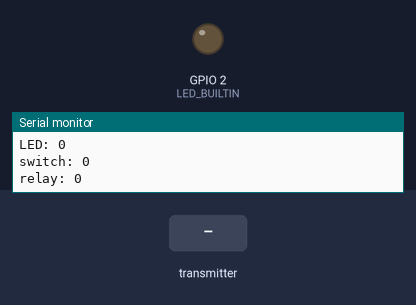
Bench run of a sketch on a simulated ESP8266 (NodeMCU). Shown: output pins drawn as LEDs (lit = HIGH, except the on-board LED, lit = LOW), the last lines printed to the serial monitor. The inputs (shaded band) are chosen by the test bench.

Above: at 1.2 s.
1.3 s: the transmitter starts sending SwitchClosed = 1
At 3.2 s:
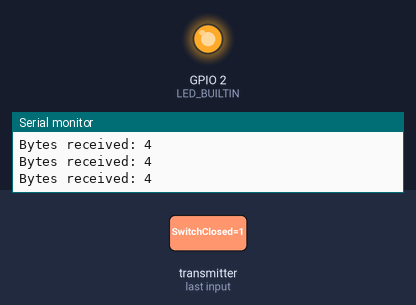
Timing chart, 0 to 9.5 s (numbered marks = the images above; inputs shaded):
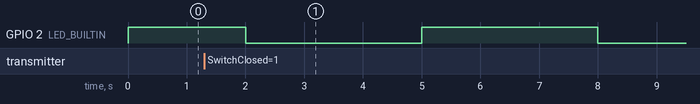

Measured:
- after the input at 1.3 s, GPIO 2 (LED_BUILTIN): HIGH → LOW after 0.70 s, → HIGH 3.0 s later, → LOW 3.0 s later

The sketch:

01_ESP_ESPNow_Two_way_Receive_Switch_Send_Open_Relay.ino
```cpp
// (licence header left out)
#include <ESP8266WiFi.h>
#include <espnow.h>
#include "LEDOn.h"
#include "slaveMAC.h"

// REPLACE WITH THE MAC Address of your receiver


// Define variables to store data to be sent
bool SwitchOn = false;
bool RelayOn = false;
bool LEDSwitchOn = false;


// Define variables to store incoming readings
bool incomingSwitch;
bool incomingRelay;
bool incomingLED;


// Updates  readings every 1 seconds
const long interval = 1000;
unsigned long previousMillis = 0;    // will store last time DHT was updated

// Variable to store if sending data was successful
String success;


// Callback when data is sent
void OnDataSent(uint8_t *mac_addr, uint8_t sendStatus) {
  Serial.print("Last Packet Send Status: ");
  if (sendStatus == 0){
    Serial.println("Delivery success");
  }
  else{
    Serial.println("Delivery fail");
  }
}

// Callback when data is received
void OnDataRecv(uint8_t * mac, uint8_t *incomingData, uint8_t len) {
  memcpy(&receivedData, incomingData, sizeof(receivedData));
  Serial.print("Bytes received: ");
  Serial.println(len);
  incomingSwitch = receivedData.SwitchClosed;
  incomingRelay = receivedData.activateRelay;
  incomingLED = receivedData.LedOn;
}


void printIncomingReadings(){
  // Display Readings in Serial Monitor
  Serial.println("INCOMING READINGS");
  Serial.print("LED: ");
  Serial.println(incomingLED);
  Serial.print("switch: ");
  Serial.println(incomingSwitch);
  Serial.print("relay: ");
  Serial.println(incomingRelay);
}

void setup() {
  // Init Serial Monitor
  Serial.begin(115200);


  // Set device as a Wi-Fi Station
  WiFi.mode(WIFI_STA);
  WiFi.disconnect();

  // Init ESP-NOW
  if (esp_now_init() != 0) {
    Serial.println("Error initializing ESP-NOW");
    return;
  }

  // Set ESP-NOW Role
  esp_now_set_self_role(ESP_NOW_ROLE_COMBO);

  // Once ESPNow is successfully Init, we will register for Send CB to
  // get the status of Trasnmitted packet
  esp_now_register_send_cb(OnDataSent);

  // Register peer
  esp_now_add_peer(ESP01n4, ESP_NOW_ROLE_COMBO, 1, NULL, 0);

  // Register for a callback function that will be called when data is received
  esp_now_register_recv_cb(OnDataRecv);

   //define input -outputs
  pinMode(LED_BUILTIN, OUTPUT);
  digitalWrite(LED_BUILTIN, HIGH);
}

void loop() {
  unsigned long currentMillis = millis();
  if (currentMillis - previousMillis >= interval) {
    // save the last time you updated the DHT values
    previousMillis = currentMillis;
/*
    LEDSwitchOn =  true;
    sentData.LedOn = LEDSwitchOn;
    // Send message via ESP-NOW
    esp_now_send(ESP01n4, (uint8_t *) &sentData, sizeof(sentData));
*/

    if
     ( incomingSwitch == true)
      {digitalWrite(LED_BUILTIN, LOW );
     delay(3000);
    //  LEDSwitchOn =  true;
     digitalWrite(LED_BUILTIN, HIGH);
     sentData.deactivateRelay = true;
    // Send message via ESP-NOW
    esp_now_send(ESP01n4, (uint8_t *) &sentData, sizeof(sentData));
     delay(3000);
     }
  if
     ( incomingSwitch == false)
      {digitalWrite(LED_BUILTIN, HIGH);
      //wait and tell other unit to switch on LED

      }

    // Print incoming readings
    printIncomingReadings();
  }
}
```

LEDOn.h
```cpp
// Structure example to receive data
// Must match the sender structure
typedef struct struct_message {
  bool LedOn = false;
  bool SwitchClosed = false; // ask if switch closed># >> send switch position
  bool activateRelay = false; //tell to activate relay
  bool deactivateRelay = false; // replying relay state
} struct_message;

// Create a struct_message called myData
struct_message sentData;

// Create a struct_message to hold incoming data
struct_message receivedData;
```

slaveMAC.h
```cpp
// RECEIVER MAC Address

uint8_t ESP01n2[] = {0x5C, 0xCF, 0x7F, 0xB2, 0xAD, 0xD9};//5C:CF:7F:B2:AD:D9
uint8_t ESP01n3[] = {0xEC, 0xFA, 0xBC, 0x32, 0x14, 0x32};//EC:FA:BC:32:14:32
uint8_t ESP01n4[] = {0xEC, 0xFA, 0xBC, 0x32, 0x25, 0xFE};//EC:FA:BC:32:25:FE
uint8_t ESP01n5[] = {0xF4, 0xCF, 0xA2, 0xF6, 0x72, 0xB6};//F4:CF:A2:F6:72:B6
```
